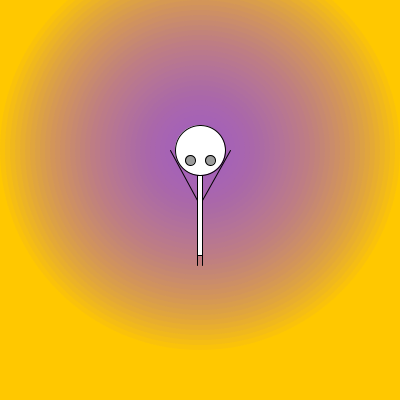
Frame 1 (no input)
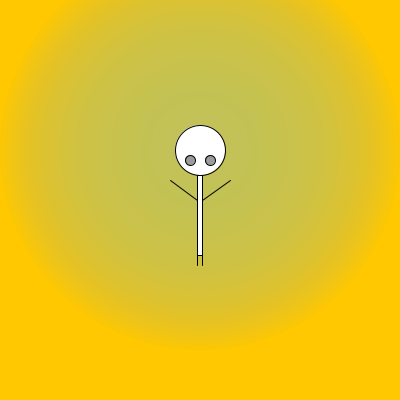
Frame 60 (the mouse pressed at the canvas centre just before this capture)
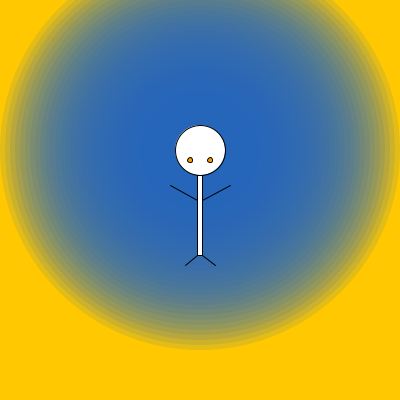
Frame 120 (the mouse held since frame 60 and released just before this capture)

The Processing sketch that drew these frames (run headless with seeded random() and noise(); from frame 60 on, the mouse is pressed at the canvas centre):

// Processing sketch: processing_23613
// ── processing_23613.pde

int x= 200; 
int y= 150;
int randomX= 0;
float r;
float g;
float b;
float a;
int z = 0;
int speed = 1;
int xspeed = 60 ;
int yspeed = 70;

void setup() {
  size(400,400);
  frameRate(4);
  smooth();
}

void draw() {
  r = random(200);
  g = random(255);
  b = random(255);
  a = random(50);
 //  size(200,200);
  background(255,200,0);
    for (int w = width; w>5; w-=10) {   //background circles
      noStroke();
      fill(r,g,b,a);
      ellipse(x,y,w,w);
       }
//moving character
if (keyPressed) {
  //strokeWeight(2);
  stroke(255);
  x = x + xspeed;
  y = y + yspeed;
  if ((x > width/1.5 || x < 100)) {
    xspeed = xspeed * -1;
    println ("yayy! i'm moving!");
  }
  if ((y > height || y < 0)) 
    yspeed = yspeed * -1;
}

float ran= random(30,50);
println(ran);
  stroke(0);
  //head
  fill(255);
  ellipse(x,y,50,50);
  //body
  rect(x-2.5,y+25,5,80);
  //arms
  line(x-2.5,y+50,x-30,y+randomX);//left
  line(x+2.5,y+50,x+30,y+randomX);//right
  randomX = int(ran);
  println(randomX);
  //legs
  if (mousePressed) { //legs
    line(x-2.5,y+105,x-15,y+115);//left
    line(x+2.5,y+105,x+15,y+115);//right
         
    //rect(x-9,y+110,18,4);
  } 
  else {
    // rect(x-2,y+112,4,2);
    line(x-2.5,y+105,x+-2.5,y+115);//left
    line(x+2.5,y+105,x+2.5,y+115);//right
   }
  
if (mouseY<150) {
  fill(155);
  ellipse(x-10,y+10,10,10);//left eye
  ellipse(x+10,y+10,10,10);//right eye
}else{
  fill (255,155,0);
  ellipse(x-10,y+10,5,5);//left eye
  ellipse(x+10,y+10,5,5);//right eye
//}else if
 // fill(0,155,155);
 // ellipse(x-10,y+10,7,);//left eye
  //ellipse(x+10,y+10,7,7);//right eye*/

   
}
}
